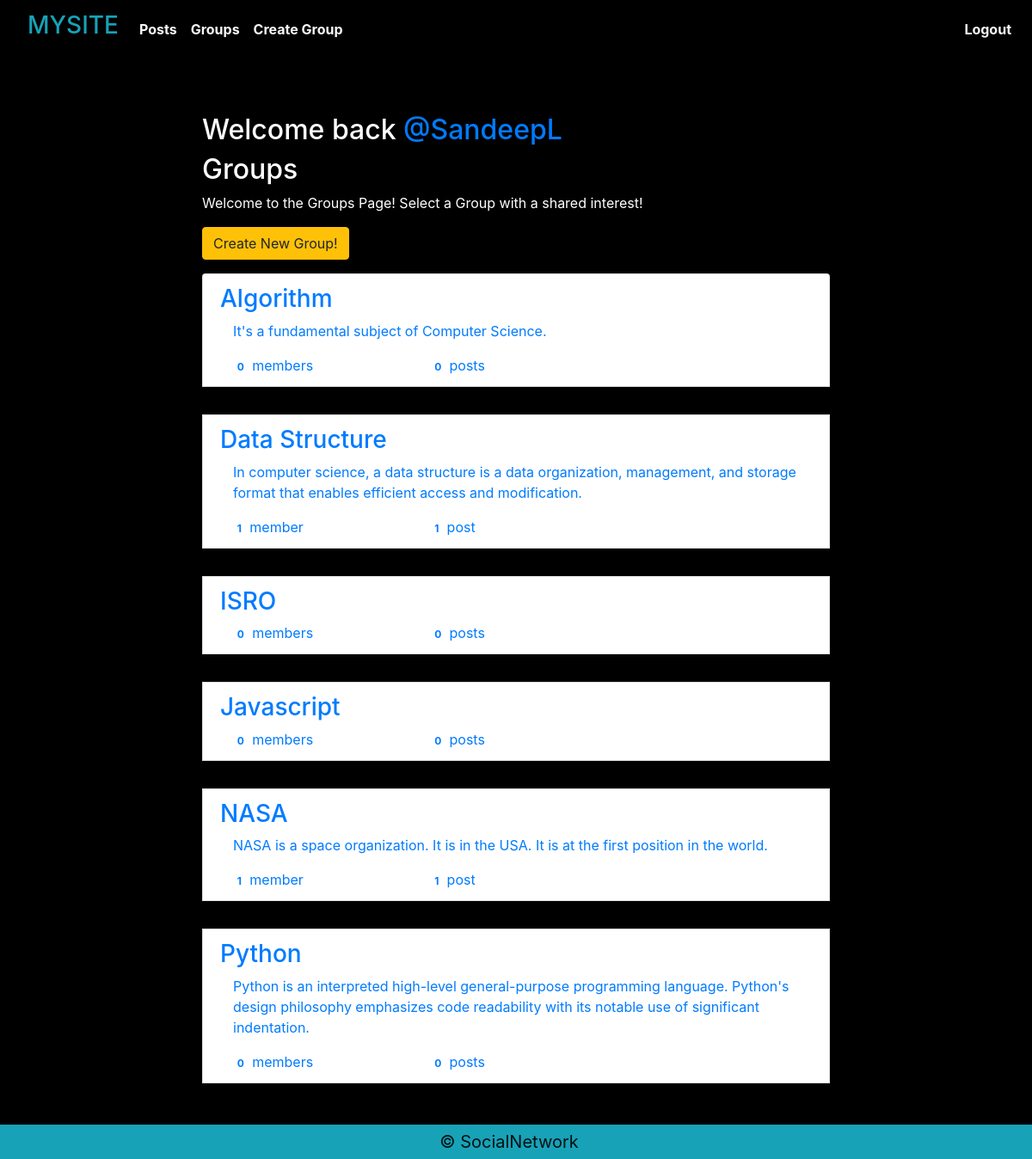
Screenshot of /groups/ (signed in) with the database file from the repository.
### groups/models.py (models this page shows, shortened)
class Group(models.Model):
    name = models.CharField(max_length=255, unique=True)
    slug = models.SlugField(allow_unicode=True, unique=True)
    description = models.TextField(blank=True, default='')
    description_html = models.TextField(editable=False, default='', blank=True)
    members = models.ManyToManyField(User,through="GroupMember")
    class Meta:
        ordering = ["name"]

### groups/views.py (the view)
# urls.py: path('', views.ListGroups.as_view(), name="all"),
class ListGroups(generic.ListView):
    model = Group

### groups/templates/groups/group_list.html (shortened to what this page needs)
{% extends "groups/group_base.html" %}
{% block pregroup %}
<div class="row justify-content-around mt-3">
	<div class="col-md-8">
	{% if user.is_authenticated %}
		<h2 class="mt-5">
			Welcome back
			<a href="{% url 'posts:for_user' username=user.username %}">@{{user.username }}</a>
		</h2>
       {% endif %}
	<div class="content">
		<h2>Groups</h2>
		<p>Welcome to the Groups Page! Select a Group with a shared interest!</p>
	</div>
	{% if user.is_authenticated %}
	<a href="{% url 'groups:create' %}" class=" btn btn-md btn-fill btn-warning"> Create New Group!</a>
	{% endif %}
    </div>
</div>
{% endblock pregroup %}
{% block group_content %}
<div class="row justify-content-around mt-3">
<div class="col-md-8">
	<div class="list-group">
		{% for group in object_list %}
		  <a class="list-group-item" href="{% url 'groups:single' slug=group.slug %}">
			     <h3 class="title list-group-item-heading">{{ group.name }}</h3>
			<div class="list-group-item-text container-fluid">
				{{ group.description_html|safe }}
				<div class="row">
					<div class="col-md-4">
						<span class="badge">{{ group.members.count }}</span> member{{ group.members.count|pluralize }}
					</div>
					<div class="col-md-4">
						<span class="badge">{{ group.posts.count }}</span> post{{ group.posts.count|pluralize }}
					</div>
				</div>
			</div>
		</a>
		{% endfor %}
	</div>
</div>
</div>
{% endblock group_content %}

### static/SocialNetwork/css/master.css (style rules this page uses)
body { margin: 0; overflow-y: scro; overflow-x: hidden; background-color: black; color:white; height: 50%; }

### rows the page displays
Group: name "Algorithm", description_html "It's a fundamental subject of Computer Science.", members.count "0", posts.count "0"
Group: name "Data Structure", description_html "In computer science, a data structure is a data organization, management, and storage format that enables efficient access and modification.", members.count "1", posts.count "1"
Group: name "ISRO", members.count "0", posts.count "0"
Group: name "Javascript", members.count "0", posts.count "0"
Group: name "NASA", description_html "NASA is a space organization. It is in the USA. It is at the first position in the world.", members.count "1", posts.count "1"
Group: name "Python", description_html "Python is an interpreted high-level general-purpose programming language. Python's design philosophy emphasizes code readability with its notable use of significant indentation.", members.count "0", posts.count "0"

### other values shown
{{ user.username }} "SandeepL"
